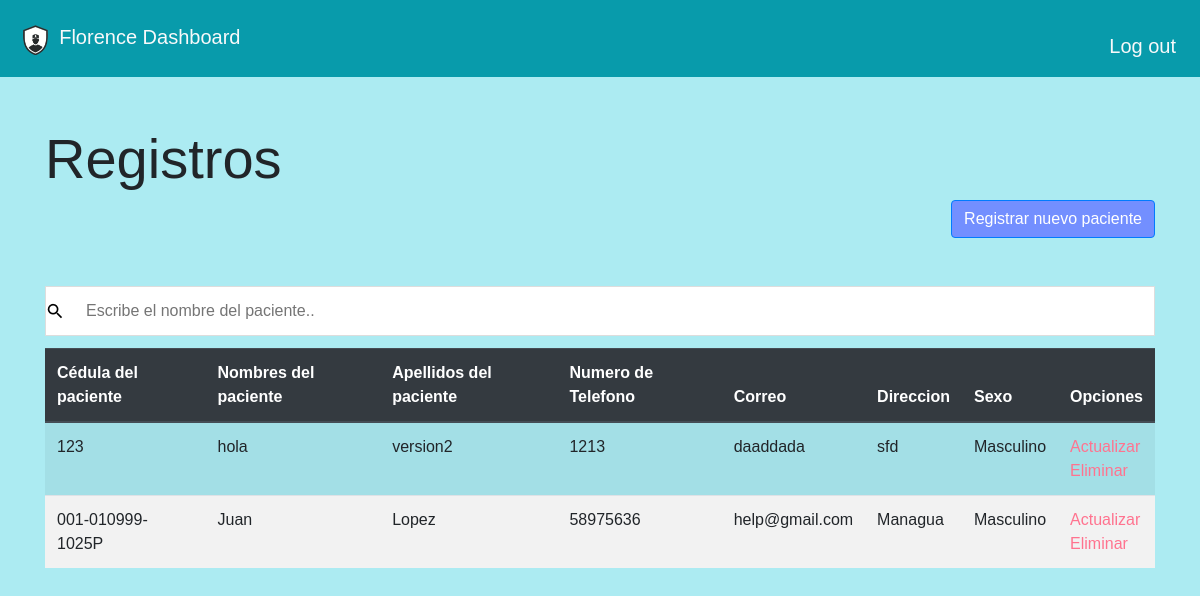
Screenshot of / (signed in) with the database file from the repository.
### tables this page shows
CREATE TABLE "pacientes" (
  "id" INTEGER PRIMARY KEY AUTOINCREMENT,
  "nombres" text NOT NULL,
  "apellidos" text NOT NULL,
  "correo" text NOT NULL,
  "telefono" text NOT NULL,
  "direccion" text NOT NULL,
  "sexo" text NOT NULL,
  "cedula" TEXT
);

### app.py (the view)
@app.route("/", methods=["GET", "POST"])
@login_required
def index():
    if request.method == "POST":
        rows=db.execute("select * from pacientes")
        return redirect("/",rows=rows)
    else:
        rows=db.execute("select * from pacientes")
        return render_template("dashboard.html",rows=rows)

### app.py (called while the page is built)
@app.after_request
def after_request(response):
    response.headers["Cache-Control"] = "no-cache, no-store, must-revalidate"
    response.headers["Expires"] = 0
    response.headers["Pragma"] = "no-cache"
    return response

### helpers.py (called while the page is built)
def login_required(f):
    @wraps(f)
    def decorated_function(*args, **kwargs):
        if session.get("user_id") is None:
            return redirect("/login")
        return f(*args, **kwargs)
    return decorated_function

### templates/dashboard.html (shortened to what this page needs)
{% extends "layout.html" %}
{% block main %}
<div class="container">
<h1 class="display display-4">Registros</h1>
<div class='text-right'>
    <a href='/rpacientes' class='btn btn-primary' style="background-color: #738FFF;">Registrar nuevo paciente</a>
  </div>
</div>
<br>
<br>
<div class="container">
<input type="text" id="myInput" onkeyup="myFunction()" placeholder="Escribe el nombre del paciente.." title="Type in a name"  style="background: url(&quot;static/p.png&quot;) left center no-repeat rgb(255, 255, 255);"/>
<table class="table table-striped" id="myTable">
    <thead class="thead-dark">
        <tr>
            <th scope="col">Cédula del paciente</th>
            <th scope="col">Nombres del paciente</th>
            <th scope="col">Apellidos del paciente</th>
            <th scope="col">Numero de Telefono</th>
            <th scope="col">Correo</th>
            <th scope="col">Direccion</th>
            <th scope="col">Sexo</th>
            <th scope="col">Opciones</th>
        </tr>
    </thead>
        {%for rows in rows%}
        <tr>
            <td scope="row">{{rows.cedula}}</td>
            <td>{{rows.nombres}}</td>
            <td>{{rows.apellidos}}</td>
            <td>{{rows.telefono}}</td>
            <td>{{rows.correo}}</td>
            <td>{{rows.direccion}}</td>
            <td>{{rows.sexo}}</td>
            <td><a style="text-decoration:none ;color:#FF738F" href='/mpacientes/{{rows.id}}'>Actualizar</a><br><a style="text-decoration:none ;color:#FF738F" href='/eliminarPaciente/{{rows.id}}'>Eliminar</a></td>
        </tr>
        {%endfor%}
    </table>
</div>
{% endblock %}

### templates/layout.html (shortened to what this page needs)
<!DOCTYPE html>
<html lang="en">
<head>
    <link rel="stylesheet" href="https://stackpath.bootstrapcdn.com/bootstrap/4.3.1/css/bootstrap.min.css"
>
        <link rel="stylesheet" href="/static/indexLa.css">
</head>
<body>
<nav id="nav-b" class="navbar navbar-expand-lg navbar-dark cabecera  ">
        <a class="navbar-brand text-light" href="/">
            <span >
                <img  height="31px" src="static/iconoH.png" alt="">
                Florence Dashboard
            </span>
        </a>
        <div class="collapse navbar-collapse" id="navbarNavAltMarkup">
            <div class="navbar-nav  ml-auto">
                 {% if session.user_id %}
                 <a class="nav-item nav-link text-light" href="/logout">Log out</a>
                  {% else %}
                   <a class="nav-item nav-link active text-light" href="/login">Log In</a>
                    <a class="nav-item nav-link active text-light" href="/register">Register</a>
                    {% endif %}
            </div>
        </div>
    </nav>
<br><br>
{% block main %}
{% endblock %}
</body>
</html>

### static/indexLa.css (style rules this page uses)
.nav-item { margin-top: 15px; font-size: 20px; }
#nav-b { background-color: #089BAB; }

### templates/layout.html (style rules this page uses)
html { background-color: #ACEBF2; }
body { font-family: "Poppins", sans-serif; height: 100vh; background-color: #ACEBF2; }
#myInput { background: url(&quot;images/googbg.png&quot;) left center no-repeat rgb(255, 255, 255); background-image: url('static/css/p.png'); background-position: 10px 10px; background-repeat: no-repeat; width: 100%; font-size: 16px; padding: 12px 20px 12px 40px; border: 1px solid #ddd; margin-bottom: 12px; }
table { border-collapse: collapse; width: 100%; }
th, td { text-align: left; padding: 8px; }
tr:nth-child(even) { background-color: #f2f2f2; }

### rows the page displays
pacientes: cedula "123", nombres "hola", apellidos "version2", telefono "1213", correo "daaddada", direccion "sfd", sexo "Masculino"
pacientes: cedula "001-010999-1025P", nombres "Juan", apellidos "Lopez", telefono "58975636", correo "help@gmail.com", direccion "Managua", sexo "Masculino"
